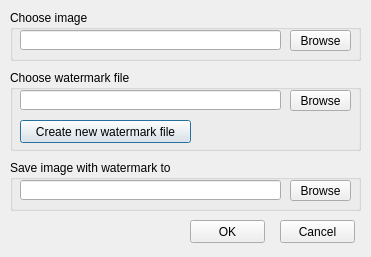
<?xml version="1.0" encoding="UTF-8"?>
<ui version="4.0">
 <class>creation</class>
 <widget class="QDialog" name="creation">
  <property name="enabled">
   <bool>true</bool>
  </property>
  <property name="geometry">
   <rect>
    <x>0</x>
    <y>0</y>
    <width>371</width>
    <height>257</height>
   </rect>
  </property>
  <property name="windowTitle">
   <string>Dialog</string>
  </property>
  <widget class="QGroupBox" name="chooseImg">
   <property name="geometry">
    <rect>
     <x>10</x>
     <y>10</y>
     <width>351</width>
     <height>51</height>
    </rect>
   </property>
   <property name="title">
    <string>Choose image</string>
   </property>
   <widget class="QToolButton" name="browseImage">
    <property name="geometry">
     <rect>
      <x>280</x>
      <y>20</y>
      <width>61</width>
      <height>21</height>
     </rect>
    </property>
    <property name="text">
     <string>Browse</string>
    </property>
   </widget>
   <widget class="QLineEdit" name="pathImage">
    <property name="enabled">
     <bool>true</bool>
    </property>
    <property name="geometry">
     <rect>
      <x>10</x>
      <y>20</y>
      <width>261</width>
      <height>20</height>
     </rect>
    </property>
    <property name="readOnly">
     <bool>true</bool>
    </property>
   </widget>
  </widget>
  <widget class="QGroupBox" name="chooseMark">
   <property name="geometry">
    <rect>
     <x>10</x>
     <y>70</y>
     <width>351</width>
     <height>81</height>
    </rect>
   </property>
   <property name="title">
    <string>Choose watermark file</string>
   </property>
   <widget class="QLineEdit" name="pathMark">
    <property name="enabled">
     <bool>true</bool>
    </property>
    <property name="geometry">
     <rect>
      <x>10</x>
      <y>20</y>
      <width>261</width>
      <height>20</height>
     </rect>
    </property>
    <property name="readOnly">
     <bool>true</bool>
    </property>
   </widget>
   <widget class="QToolButton" name="browseMark">
    <property name="geometry">
     <rect>
      <x>280</x>
      <y>20</y>
      <width>61</width>
      <height>21</height>
     </rect>
    </property>
    <property name="text">
     <string>Browse</string>
    </property>
   </widget>
   <widget class="QPushButton" name="createWM">
    <property name="geometry">
     <rect>
      <x>10</x>
      <y>50</y>
      <width>171</width>
      <height>23</height>
     </rect>
    </property>
    <property name="text">
     <string>Create new watermark file</string>
    </property>
   </widget>
  </widget>
  <widget class="QGroupBox" name="saveImg">
   <property name="geometry">
    <rect>
     <x>10</x>
     <y>160</y>
     <width>351</width>
     <height>51</height>
    </rect>
   </property>
   <property name="title">
    <string>Save image with watermark to</string>
   </property>
   <widget class="QToolButton" name="browseNewImage">
    <property name="geometry">
     <rect>
      <x>280</x>
      <y>20</y>
      <width>61</width>
      <height>21</height>
     </rect>
    </property>
    <property name="text">
     <string>Browse</string>
    </property>
   </widget>
   <widget class="QLineEdit" name="pathNewImage">
    <property name="enabled">
     <bool>true</bool>
    </property>
    <property name="geometry">
     <rect>
      <x>10</x>
      <y>20</y>
      <width>261</width>
      <height>20</height>
     </rect>
    </property>
    <property name="readOnly">
     <bool>true</bool>
    </property>
   </widget>
  </widget>
  <widget class="QPushButton" name="cancel">
   <property name="geometry">
    <rect>
     <x>280</x>
     <y>220</y>
     <width>75</width>
     <height>23</height>
    </rect>
   </property>
   <property name="text">
    <string>Cancel</string>
   </property>
  </widget>
  <widget class="QPushButton" name="ok">
   <property name="geometry">
    <rect>
     <x>190</x>
     <y>220</y>
     <width>75</width>
     <height>23</height>
    </rect>
   </property>
   <property name="text">
    <string>OK</string>
   </property>
  </widget>
 </widget>
 <resources/>
 <connections/>
</ui>
